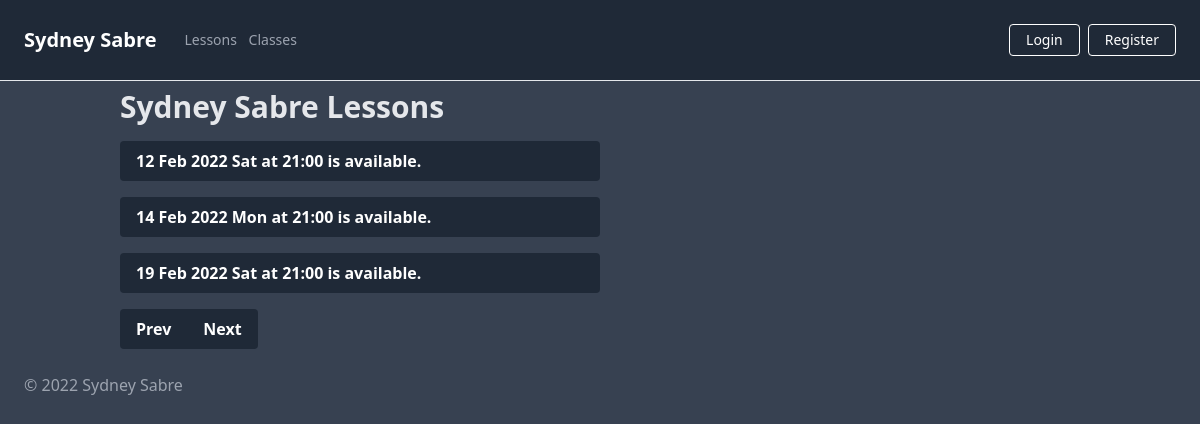
The page /index on the database as committed earlier.
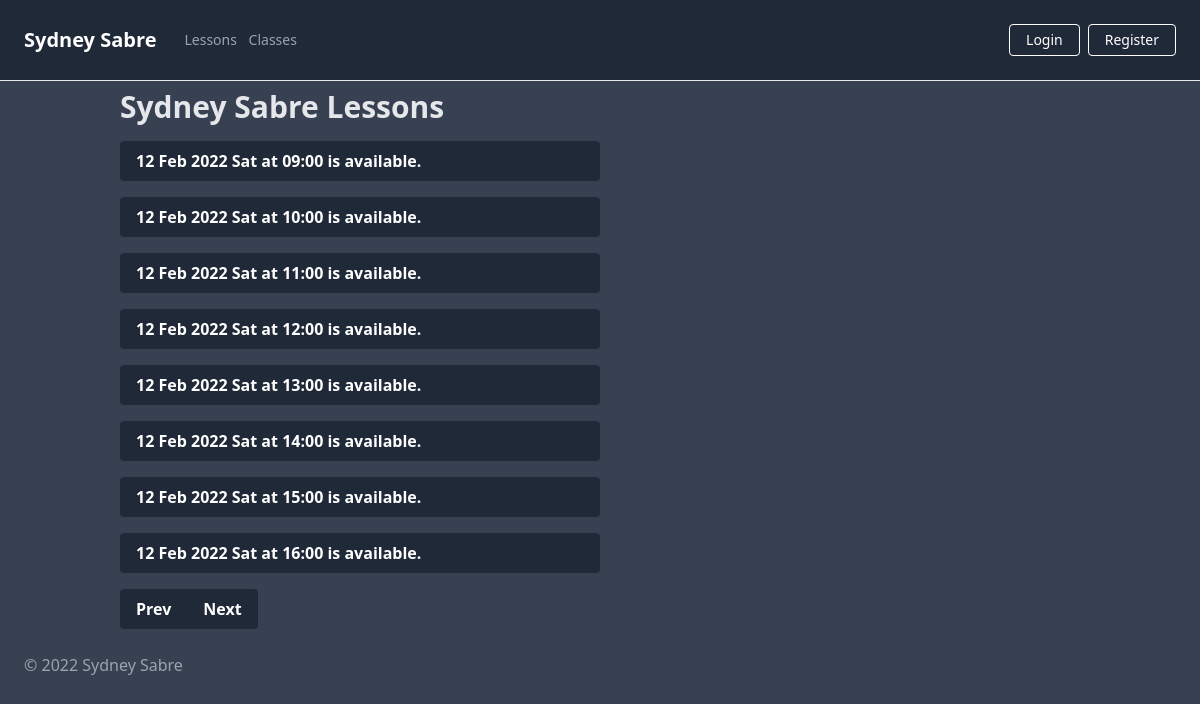
The same page on the database as committed later.
### app/models.py (models this page shows)
class Slot(db.Model):
    __tablename__ = "slots"
    id = db.Column(db.Integer, primary_key=True)
    date = db.Column(db.Date, nullable=False)
    time = db.Column(db.Time, nullable=False)
    name = db.Column(db.String(250), nullable=True)
    comment = db.Column(db.String(500), nullable=True)
    paid = db.Column(db.Boolean, default=False, nullable=True)
    completed = db.Column(db.Boolean, default=False, nullable=True)
    user_id = db.Column(db.Integer, db.ForeignKey('users.id'))
    def __repr__(self):
        return '<Slot {}>'.format(self.name)

### app/routes.py (the view)
@app.route('/', methods=['GET'])
@app.route('/index', methods=['GET'])
def index():
    today_date = datetime.date.today()
    today_plus_range = today_date + datetime.timedelta(days=SCAN_RANGE)
    today_minus_range = today_date - datetime.timedelta(days=SCAN_RANGE)
    slots = Slot.query.filter(and_(Slot.date <= today_plus_range, Slot.date >= today_date)) #Show slots on current date + range days.
    slots_by_time = sorted(slots, key=lambda slot: slot.time)
    slots_by_timedate = sorted(slots_by_time, key=lambda slot: slot.date)
    print(slots_by_timedate)
    return render_template('index.html', all_slots=slots_by_timedate, today=today_date, next_date=today_plus_range, prev_date=today_minus_range)

### app/templates/index.html
{% extends "base.html" %}
{% block title %}
Sydney Sabre Lessons
{% endblock %}
{% block content %}
    <div class="container">
        <h1 class="text-gray-200 my-2 text-3xl font-bold">{{ self.title() }}</h1>
        {% for slot in all_slots%}
        <div class="flex mr-auto my-4 w-full md:w-3/4 lg:w-1/2">
            {% if current_user.is_admin: %}
                <div class="flex grow">
                    {% if slot.completed == True: %}
                    <a class="grow bg-gray-700 line-through text-white font-bold py-2 px-4 rounded"
                    {% elif slot.name == None: %}
                    <a class="grow bg-gray-800 hover:bg-gray-400 text-white font-bold py-2 px-4 rounded"
                    {% elif slot.paid == True: %}
                    <a class="grow bg-green-800 hover:bg-green-400 text-white font-bold py-2 px-4 rounded"
                    {% else %}
                    <a class="grow bg-red-800 hover:bg-red-400 text-white font-bold py-2 px-4 rounded"
                    {% endif %}
                        href="{{ url_for('book_slot', slot_id=slot.id) }}">
                        {{ slot.date.strftime('%d %b %Y %a') }} at {{ slot.time.strftime('%H:%M') }} booked for {{ slot.name }}
                    </a>
                </div>
            <div class="flex">
                <a class="bg-red-400 hover:bg-red-200 text-white font-bold mx-2 px-3 py-2 rounded"
                    href="{{url_for('delete_slot', slot_id=slot.id) }}">
                    ✘
                </a>
            </div>
            <div class="flex">
                <a class="bg-green-400 hover:bg-green-200 text-white font-bold mx-2 px-3 py-2 rounded"
                    href="{{url_for('toggle_complete_slot', slot_id=slot.id) }}">
                    ✓
                </a>
            </div>
            {% else %}
                {% if slot.completed == True: %}
                <div class="flex grow">
                    <p class="grow bg-gray-700 text-white line-through font-bold py-2 px-4 rounded">
                        {{ slot.date.strftime('%d %b %Y %a') }} at {{ slot.time.strftime('%H:%M') }} is completed
                    </p>
                </div>
                {% elif slot.name == None: %}
                <div class="flex grow">
                    <a class="grow bg-gray-800 hover:bg-gray-400 text-white font-bold py-2 px-4 rounded"
                        href="{{ url_for('book_slot', slot_id=slot.id) }}">
                        {{ slot.date.strftime('%d %b %Y %a') }} at {{ slot.time.strftime('%H:%M') }} is available.
                    </a>
                </div>
                {% elif slot.paid == True: %}
                <div class="flex grow">
                    <p class="grow bg-green-600 text-white font-bold py-2 px-4 rounded">
                        {{ slot.date.strftime('%d %b %Y %a') }} at {{ slot.time.strftime('%H:%M') }} is booked and paid.
                    </p>
                </div>
                {% else %}
                <div class="flex grow">
                    <p class="grow bg-red-800 text-white font-bold py-2 px-4 rounded">
                        {{ slot.date.strftime('%d %b %Y %a') }} at {{ slot.time.strftime('%H:%M') }} is already booked.
                    </p>
                </div>
                {% endif %}
            {% endif %}
        </div>
        {% endfor%}
        <div class="inline-flex">
            <a class="bg-gray-800 hover:bg-gray-400 text-white font-bold py-2 px-4 rounded-l" href="{{url_for('show_date', date=prev_date)}}">
              Prev
            </a>
            <a class="bg-gray-800 hover:bg-gray-400 text-white font-bold py-2 px-4 rounded-r" href="{{url_for('show_date', date=next_date)}}">
              Next
            </a>
          </div>
    </div>
{% endblock %}

### app/templates/base.html (shortened to what this page needs)
<!DOCTYPE html>
<html lang="en">
<head>
    <link rel="stylesheet" href="{{url_for('static', filename='css/main.css')}}">
</head>
<body class="bg-gray-700">
    <nav class="flex items-center justify-between flex-wrap bg-gray-800 p-6">
        <div class="flex items-center flex-shrink-0 text-white mr-6">
            <span class="font-bold text-xl">Sydney Sabre</span>
        </div>
        <div class="w-full block flex-grow sm:flex sm:items-center sm:w-auto">
            <div class="text-sm sm:flex-grow">
                <a
                    class="text-gray-400 hover:text-white block mt-4 sm:inline-block sm:mt-0 px-1"
                    href="{{url_for('index')}}">
                    Lessons
                </a>
                <a
                    class="text-gray-400 hover:text-white block mt-4 sm:inline-block sm:mt-0 px-1"
                    href="{{url_for('show_classes')}}">
                    Classes
                </a>
            </div>
            {% if current_user.is_authenticated: %}
            <div>
                <a
                class="inline-block text-sm px-4 py-2 leading-none border rounded text-white border-white hover:border-transparent hover:text-blue-500 hover:bg-white mt-4 md:mt-0"
                href="{{url_for('logout')}}">
                Logout
                </a>
            </div>
            {% else %}
            <div class="mr-2">
                <a
                class="inline-block text-sm px-4 py-2 leading-none border rounded text-white border-white hover:border-transparent hover:text-blue-500 hover:bg-white mt-4 md:mt-0"
                href="{{url_for('login')}}">
                Login
                </a>
            </div>
            <div>
                <a
                class="inline-block text-sm px-4 py-2 leading-none border rounded text-white border-white hover:border-transparent hover:text-blue-500 hover:bg-white mt-4 md:mt-0"
                href="{{url_for('register')}}">
                Register
                </a>
            </div>
            {% endif %}
        </div>
    </nav>
    <hr>
    {% block content %}{% endblock %}
</body>
<footer>
    <div class="p-6">
        <p class="text-gray-400">
            &copy;
            Sydney Sabre
        </p>
    </div>
</footer>
</html>

### app/static/css/main.css (style rules this page uses)
html { line-height: 1.5; -webkit-text-size-adjust: 100%; -moz-tab-size: 4; -o-tab-size: 4; tab-size: 4; font-family: ui-sans-serif, system-ui, -apple-system, BlinkMacSystemFont, "Segoe UI", Roboto, "Helvetica Neue", Arial, "Noto Sans", sans-serif, "Apple Color Emoji", "Segoe UI Emoji", "Segoe UI Symbol", "Noto Color Emoji"; }
body { margin: 0; line-height: inherit; }
hr { height: 0; color: inherit; border-top-width: 1px; }
h1, h2, h3, h4, h5, h6 { font-size: inherit; font-weight: inherit; }
a { color: inherit; text-decoration: inherit; }
blockquote, dl, dd, h1, h2, h3, h4, h5, h6, hr, figure, p, pre { margin: 0; }
.container { width: 100%; margin-right: auto; margin-left: auto; padding-right: 2rem; padding-left: 2rem; }
@media (min-width: 640px) { .container { max-width: 640px; } }
@media (min-width: 768px) { .container { max-width: 768px; } }
@media (min-width: 1024px) { .container { max-width: 1024px; } }
.my-2 { margin-top: 0.5rem; margin-bottom: 0.5rem; }
.my-4 { margin-top: 1rem; margin-bottom: 1rem; }
.mr-6 { margin-right: 1.5rem; }
.mt-4 { margin-top: 1rem; }
.mr-2 { margin-right: 0.5rem; }
.mr-auto { margin-right: auto; }
.block { display: block; }
.inline-block { display: inline-block; }
.flex { display: flex; }
.inline-flex { display: inline-flex; }
.w-full { width: 100%; }
.flex-shrink-0 { flex-shrink: 0; }
.flex-grow { flex-grow: 1; }
.grow { flex-grow: 1; }
.flex-wrap { flex-wrap: wrap; }
.items-center { align-items: center; }
.justify-between { justify-content: space-between; }
.rounded { border-radius: 0.25rem; }
.rounded-l { border-top-left-radius: 0.25rem; border-bottom-left-radius: 0.25rem; }
.rounded-r { border-top-right-radius: 0.25rem; border-bottom-right-radius: 0.25rem; }
.border { border-width: 1px; }
.border-white { --tw-border-opacity: 1; border-color: rgb(255 255 255 / var(--tw-border-opacity)); }
.bg-gray-700 { --tw-bg-opacity: 1; background-color: rgb(55 65 81 / var(--tw-bg-opacity)); }
.bg-gray-800 { --tw-bg-opacity: 1; background-color: rgb(31 41 55 / var(--tw-bg-opacity)); }
.p-6 { padding: 1.5rem; }
.px-1 { padding-left: 0.25rem; padding-right: 0.25rem; }
.px-4 { padding-left: 1rem; padding-right: 1rem; }
.py-2 { padding-top: 0.5rem; padding-bottom: 0.5rem; }
.text-xl { font-size: 1.25rem; line-height: 1.75rem; }
.text-sm { font-size: 0.875rem; line-height: 1.25rem; }
.text-3xl { font-size: 1.875rem; line-height: 2.25rem; }
.font-bold { font-weight: 700; }
.leading-none { line-height: 1; }
.text-white { --tw-text-opacity: 1; color: rgb(255 255 255 / var(--tw-text-opacity)); }
.text-gray-400 { --tw-text-opacity: 1; color: rgb(156 163 175 / var(--tw-text-opacity)); }
.text-gray-200 { --tw-text-opacity: 1; color: rgb(229 231 235 / var(--tw-text-opacity)); }
@media (min-width: 640px) { .sm\:mt-0 { margin-top: 0px; } }
@media (min-width: 640px) { .sm\:inline-block { display: inline-block; } }
@media (min-width: 640px) { .sm\:flex { display: flex; } }
@media (min-width: 640px) { .sm\:w-auto { width: auto; } }
@media (min-width: 640px) { .sm\:flex-grow { flex-grow: 1; } }
@media (min-width: 640px) { .sm\:items-center { align-items: center; } }
@media (min-width: 768px) { .md\:mt-0 { margin-top: 0px; } }
@media (min-width: 768px) { .md\:w-3\/4 { width: 75%; } }
@media (min-width: 1024px) { .lg\:w-1\/2 { width: 50%; } }

Rows that differ between the two databases and show on the page:
removed Slot: date "12 Feb 2022 Sat", time "21:00"
removed Slot: date "14 Feb 2022 Mon", time "21:00"
removed Slot: date "19 Feb 2022 Sat", time "21:00"
added Slot: date "12 Feb 2022 Sat", time "09:00"
added Slot: date "12 Feb 2022 Sat", time "10:00"
added Slot: date "12 Feb 2022 Sat", time "11:00"
added Slot: date "12 Feb 2022 Sat", time "12:00"
added Slot: date "12 Feb 2022 Sat", time "13:00"
added Slot: date "12 Feb 2022 Sat", time "14:00"
added Slot: date "12 Feb 2022 Sat", time "15:00"
added Slot: date "12 Feb 2022 Sat", time "16:00"
